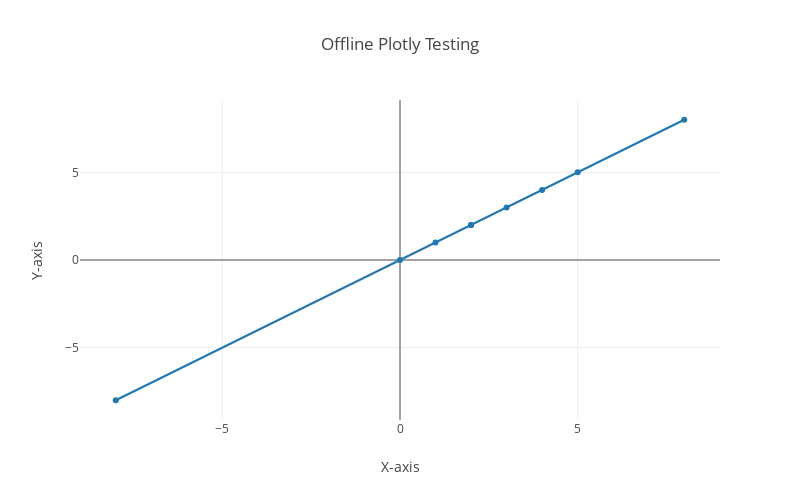

The code cell stored with this chart in its notebook:
### Code cell
# quick example (works)

x=np.array([2,5,8,0,2,-8,4,3,1])
y=np.array([2,5,8,0,2,-8,4,3,1])

data = [go.Scatter(x=x,y=y)]
fig = go.Figure(data = data,layout = go.Layout(title='Offline Plotly Testing',width = 800,height = 500,
                                           xaxis = dict(title = 'X-axis'), yaxis = dict(title = 'Y-axis')))

#plotly.offline.iplot(data)
plotly.offline.iplot(fig)

### Figure 1 — Plotly figure (JSON) as saved in the notebook; plotly's stock layout.template omitted (floating-point values rounded to 4 significant figures)
{"data": [{"type": "scatter", "x": [2, 5, 8, 0, 2, -8, 4, 3, 1], "y": [2, 5, 8, 0, 2, -8, 4, 3, 1]}], "layout": {"height": 500, "title": "Offline Plotly Testing", "width": 800, "xaxis": {"title": "X-axis"}, "yaxis": {"title": "Y-axis"}}}
